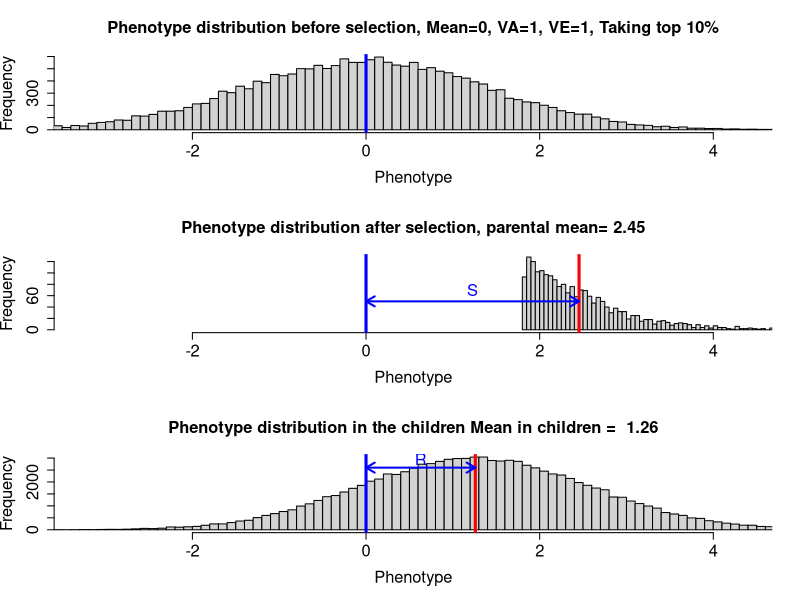
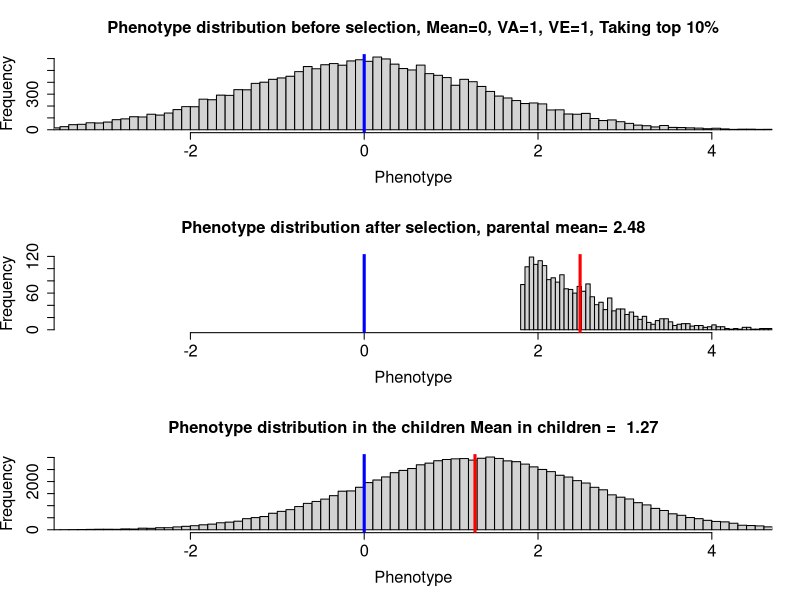
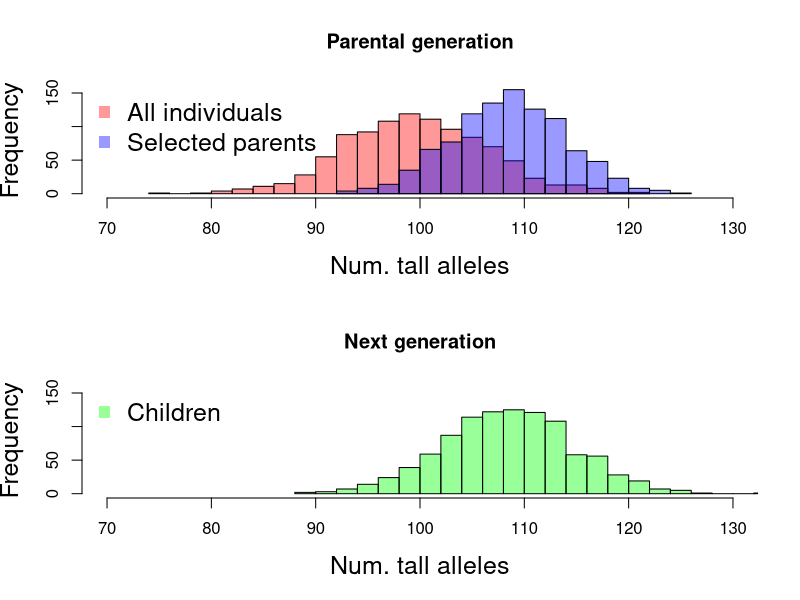

Generate these figures, in order, with R:


one.gen.sel<-function(L=1000,environ.var,sel,plot.geno=FALSE,add.arrows=FALSE){
##Quantitative genetics sims
allele.freq<-0.5   ###each locus is assumed to have the same allele frequencies. This is just to simplify the coding, in reality these results work when each locus has its own frequency (and the coding wouldn't be too much harder). 
 

Num_inds=10000

##MAKE A MUM
## For each mother, at each locus we draw an allele (either 0 or 1) from the population allele frequency. 
##We do this twice for each mother two represent the two haplotypes in the mother 
mum.hap.1<-replicate(Num_inds, rbinom(L,1,allele.freq) )
mum.hap.2<-replicate(Num_inds, rbinom(L,1,allele.freq) )
##type mum.hap.1[,1] to see the 1st mothers 1st haplotype

##Each mothers genotype at each locus is either 0,1,2
mum.geno<-mum.hap.1+mum.hap.2

additive.genetic<-colSums(mum.geno)
mean.genetic<-mean(additive.genetic)
genetic.var<-sd(additive.genetic)

additive.genetic<-additive.genetic / sd(additive.genetic)
mum.pheno<- additive.genetic + rnorm(Num_inds,sd=sqrt(environ.var))
mum.pheno<-mum.pheno-mean(mum.pheno)



###FAMILIES


##MAKE A DAD (same code as make a mum, only said in a deeper voice)
dad.hap.1<-replicate(Num_inds, rbinom(L,1,allele.freq) )
dad.hap.2<-replicate(Num_inds, rbinom(L,1,allele.freq) )
dad.geno<-dad.hap.1+dad.hap.2


additive.genetic<-colSums(dad.geno)
additive.genetic<-additive.genetic / sd(additive.genetic)
dad.pheno<- additive.genetic + rnorm(Num_inds,sd=sqrt(environ.var))
dad.pheno<-dad.pheno-mean(dad.pheno)

### Make a child
child.geno<-dad.hap.1+mum.hap.1 ##1/2 from mum 1/2 from dad

additive.genetic<-colSums(child.geno)
additive.genetic<-additive.genetic / sd(additive.genetic)
child.pheno<- additive.genetic + rnorm(Num_inds,sd=sqrt(environ.var))
child.pheno<-child.pheno-mean(child.pheno)



 ##Selection of top sel% of individuals
 
top.sel.per.mums<- mum.pheno>quantile(mum.pheno,p=1-sel) 
top.sel.per.dads<- dad.pheno>quantile(dad.pheno,p=1-sel)
 
 
child.geno<-dad.hap.1[,top.sel.per.dads]+mum.hap.1[,top.sel.per.mums] ##1/2 from mum 1/2 from dad

additive.genetic<-(colSums(child.geno)-mean.genetic)
additive.genetic<-additive.genetic/genetic.var
child.pheno<- additive.genetic + rnorm(length(child.geno),sd=sqrt(environ.var))

layout(1:3)
my.lim<-quantile(c(mum.pheno,dad.pheno),p=c(0.01,0.99))
my.lim[2]<-quantile(child.pheno,p=c(0.99))

hist(c(mum.pheno,dad.pheno),breaks=100,xlim=my.lim,xlab="Phenotype",main=paste("Phenotype distribution before selection, Mean=0, VA=1, VE=",environ.var,", Taking top ",round(100*sel),"%",sep=""),cex.axis=1.5,cex.lab=1.5,cex.main=1.5); 
abline(v=0,col="blue",lwd=3)

par.mean<-mean(c(mum.pheno[top.sel.per.mums],dad.pheno[top.sel.per.dads]))
hist(c(mum.pheno[top.sel.per.mums],dad.pheno[top.sel.per.dads]),breaks=100,xlim=my.lim,xlab="Phenotype",main=paste("Phenotype distribution after selection, parental mean=",format(par.mean,dig=3)),cex.axis=1.5,cex.lab=1.5,cex.main=1.5); 
abline(v= par.mean,col="red",lwd=3)
abline(v=0,col="blue",lwd=3)


if(add.arrows){
	arrows(x0=0,x1=par.mean,y0=50,y1=50,col="blue",lwd=2,length=0.1,code=3)
	text(x=par.mean/2, y=70,"S",col="blue",cex=1.5)
}

hist(child.pheno,xlim=my.lim,breaks=100,xlab="Phenotype",main=paste("Phenotype distribution in the children Mean in children = ",format(mean(child.pheno),dig=3)),cex.axis=1.5,cex.lab=1.5,cex.main=1.5); 
abline(v=0,col="blue",lwd=3)
abline(v= mean(child.pheno),col="red",lwd=3)

if(add.arrows){
	arrows(x0=0,x1=mean(child.pheno),y0=2600,y1=2600,col="blue",lwd=2,length=0.1,code=3)
	text(x=mean(child.pheno)/2, y=2950,"R",col="blue",cex=1.5)
}

##Mean phenotype after selection
cat("Selected parental mean",par.mean,"\n")
##Mean child phenotype
cat("Mean in children = ",mean(child.pheno),"\n")

if(plot.geno){
#	quartz()
	layout(1:2)
	sel.dad.genosum<-colSums(dad.geno[,top.sel.per.dads])
	rand.dad.genosum<-colSums(dad.geno[,sample(top.sel.per.dads)])
	hist(rand.dad.genosum,breaks=20,  col = rgb ( 1 , 0 , 0 , 0.4 ),xlim=c(min(rand.dad.genosum)-5,max(sel.dad.genosum)+5),ylim=c(0,160),xlab="Num. tall alleles", main="Parental generation",cex.lab=1.5)
	hist(sel.dad.genosum,breaks=20,  col =rgb ( 0 , 0 , 1 , 0.4 ),add=TRUE)
	legend ( "topleft" , legend = c ( "All individuals" , "Selected parents" ) , pch = 15 , col = c ( rgb ( 1 , 0 , 0 , 0.4 )  , rgb ( 0 , 0 , 1 , 0.4 ) ) , bty = "n" , cex = 1.5 )
	###hist of kids
	hist(colSums(child.geno),breaks=20,  col =rgb ( 0 , 1 , 0 , 0.4 ),xlim=c(min(rand.dad.genosum)-5,max(sel.dad.genosum)+5),ylim=c(0,160),xlab="Num. tall alleles", main="Next generation",cex.lab=1.5)
	legend ( "topleft" , legend = c ( "Children" ) , pch = 15 , col = rgb ( 0 , 1 , 0 , 0.4 ), bty = "n" , cex = 1.5 )
}
}

one.gen.sel(L=100,environ.var=1,sel=0.1,add.arrow=TRUE)
dev.copy2pdf(file="~/Dropbox/Courses/Popgen_teaching_Notes/figures/QT3.pdf")
pdf(file="~/Dropbox/Courses/Popgen_teaching_Notes/figures/QT3_w_genosums.pdf")
one.gen.sel(L=100,environ.var=1,sel=0.1,plot.geno=TRUE)
dev.off()

#for(sel in c(0.1,0.4))
#for(environ.var in c(.01,1,50)){
#png(file=paste("One_generation_selection_varg_1_vare_",format(environ.var,dig=1),"sel_",format(sel,dig=1),".png",sep=""))
#one.gen.sel(L=50,environ.var=environ.var,sel=sel) ##high herit.
#dev.off()
#}

